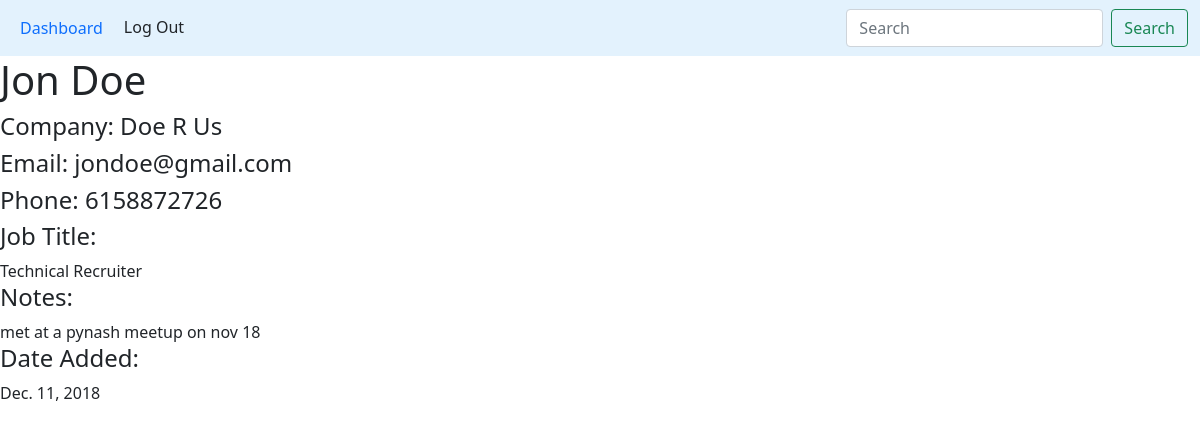
Page /contact_details/1 on the committed database.
### djoba/models/contact.py (models this page shows, shortened)
class Contact(models.Model):
	user = models.ForeignKey(User,on_delete=models.CASCADE)
	name = models.CharField(max_length=80)
	email = models.CharField(max_length=150)
	phone = models.CharField(max_length=20)
	company_name = models.CharField(max_length=80)
	title =	models.CharField(max_length=50)
	date_added = models.DateField(auto_now=False, auto_now_add=False)
	description = models.TextField()

### djoba/views/contact_details.py (the view)
# urls.py: path('contact_details/<int:pk>', views.contact_details, name='contact_details'),
def contact_details(request, pk):
	contact = Contact.objects.filter(id=pk)
	template = 'djoba/contact_details.html'
	return render(request, template, {'contact': contact})

### djoba/templates/djoba/contact_details.html
{%  extends 'djoba/index.html' %}
{% load staticfiles %}
{% block content %}
{% include 'djoba/nav.html' with nav_location=view.location %}
{% for prop in contact %}
<div class='centered'>
		<h1>{{prop.name}}</h1>
		<h4>Company: {{prop.company_name}}</h4>
		<h4>Email: {{prop.email}}</h4>
		<h4>Phone: {{prop.phone}}</h4>
		<h4>Job Title:</h4>{{prop.title}}
		<h4>Notes:</h4> {{prop.description}}
		<h4>Date Added:</h4> {{prop.date_added}}
</div>
{% endfor %}
{% endblock content %}

### rows in the picture
Contact: name "Jon Doe", company_name "Doe R Us", email "jondoe@gmail.com", phone "6158872726", title "Technical Recruiter", description "met at a pynash meetup on nov 18", date_added "Dec. 11, 2018"
